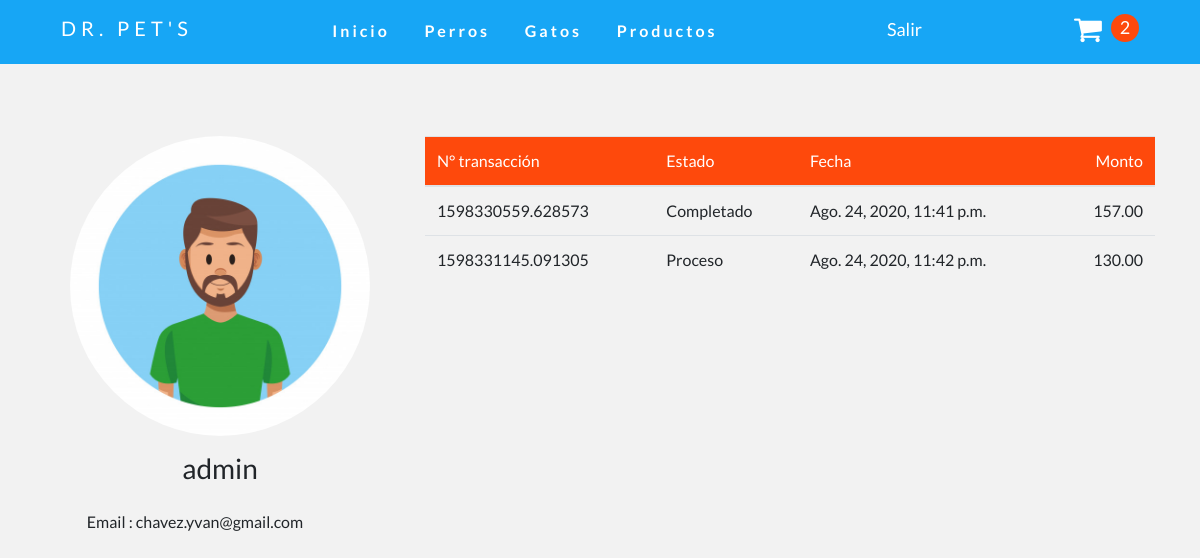
Page /perfil/ (signed in) on the earlier database version.
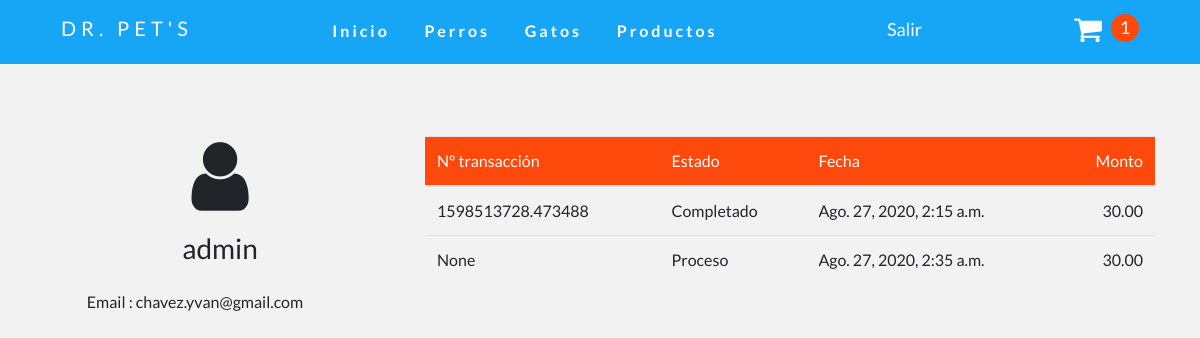
Same page on the later database version.
### store/models.py (models this page shows, shortened)
class User(AbstractBaseUser, PermissionsMixin):
    username = models.CharField('Nombre de usuario', max_length=30, unique=True)
    email = models.EmailField('E-mail', unique=True)
    name = models.CharField('Nombre', max_length=100, blank=True)
    is_active = models.BooleanField('Esta activo?', blank=True, default=True)
    is_staff = models.BooleanField('Es del Equipo?', blank=True, default=True)
    date_joined = models.DateTimeField('Fecha de Registro', auto_now_add=True)
    foto = models.ImageField(upload_to='perfil' , blank=True , null=True)
    objects = UserManager()
    USERNAME_FIELD = 'username'
    REQUIRED_FIELDS = ['email']
    def __str__(self):
        return self.name or self.username
    class Meta:
        verbose_name = 'Usuario'
        verbose_name_plural = 'usuarios'

class Order(models.Model):
    customer = models.ForeignKey(Customer, on_delete=models.SET_NULL, null=True, blank=True,verbose_name="Cliente")
    date_ordered = models.DateTimeField(auto_now_add=True ,verbose_name="Fecha venta")
    complete = models.BooleanField(default=False,verbose_name="Estado")
    transaction_id = models.CharField(max_length=100, null=True,verbose_name="Número de Transacción")
    @property
    def get_cart_total(self):
        orderitems = self.orderitem_set.all()
        total = sum([item.get_total for item in orderitems])
        return total
    @property
    def get_cart_items(self):
        orderitems = self.orderitem_set.all()
        total = sum([item.quantity for item in orderitems])
        return total
    class Meta:
        verbose_name = "Venta"
        verbose_name_plural = "Ventas"

class OrderItem(models.Model):
    product = models.ForeignKey(Product, on_delete=models.CASCADE, null=True)
    order = models.ForeignKey(Order, on_delete=models.SET_NULL, null=True)
    quantity = models.IntegerField(default=0, null=True, blank=True)
    date_added = models.DateTimeField(auto_now_add=True)
    @property
    def get_total(self):
        total = self.product.price * self.quantity
        return total
    class Meta:
        verbose_name = "Detalle venta"
        verbose_name_plural = "Detalles Venta"

class Product(models.Model):
    name = models.CharField("nombre",max_length=200)
    description =models.TextField('Descripción',null=True, blank=False,default="")
    price = models.DecimalField("Precio",max_digits=7, decimal_places=2)
    categories = models.ManyToManyField(Category,verbose_name=('Categorias'))
    digital = models.BooleanField(default=False, null=True, blank=False)
    image1 = models.ImageField("Imagen 1",upload_to="productos", null=True, blank=True)
    image2 = models.ImageField("Imagen 2",upload_to="productos", null=True, blank=True)
    class Meta:
        verbose_name = "Producto"
        verbose_name_plural = "Productos"

class Customer(models.Model):
    user = models.OneToOneField(User, null=True, blank=True, on_delete=models.CASCADE)
    name = models.CharField(max_length=200, null=True)
    email = models.CharField(max_length=200)
    class Meta:
        verbose_name = "Cliente"
        verbose_name_plural = "Clientes"

### store/views.py (the view)
# urls.py: path('perfil/', perfil, name='perfil'),
def perfil(request):
    template_name = 'store/perfil.html'
    orders = Order.objects.filter(customer=request.user.customer)
    if request.user.is_authenticated:
        customer = request.user.customer
        order, created = Order.objects.get_or_create(customer=customer, complete=False)
        cartItems = order.get_cart_items
    else:
        order = {'get_cart_total': 0, 'get_cart_items': 0, 'shipping': False}
        cartItems = order['get_cart_items']
    context = {"orders": orders, 'cartItems': cartItems}
    return render(request, template_name, context)

### store/templates/store/perfil.html (shortened to what this page needs)
{% extends 'store/main.html' %}
{% load static %}
{% block content %}
<div class="row mt-5">
    <div class=" col-lg-4 text-center">
       {% if user.foto %}<img  src="{{ user.foto.url }}" class="rounded-circle" alt="" height="300px">{% else %} <i class="fa fa-user fa-5x"></i> {% endif %}
		 <h3 class="text-center m-3">{{ user.customer.name }}</h3>
        <p class="mt-4 text-center">Email : {{ user.customer.email }}</p>
    </div>
    <div class="col-lg-8">
		<table class="table">
		<thead >
			<tr>
				<th>N° transacción</th>
				<th>Estado</th>
				<th>Fecha</th>
				<th>Monto</th>
			</tr>
		</thead>
		{% for order in orders %}
			<tr>
				<td>{{ order.transaction_id }}</td>
				<td>{% if order.complete %}Completado{% else %} Proceso {% endif %}</td>
				<td>{{ order.date_ordered }}</td>
				<td>{{ order.get_cart_total }}</td>
			</tr>
		{% endfor %}
	</table>
    </div>
</div>
{% endblock content %}

Differences in the rows shown:
removed Order: transaction_id "1598330559.628573", complete "Completado", date_ordered "Ago. 24, 2020, 11:41 p.m.", get_cart_total "157.00"
removed Order: transaction_id "1598331145.091305", complete "Proceso", date_ordered "Ago. 24, 2020, 11:42 p.m.", get_cart_total "130.00"
changed User "admin": foto: picture removed
added Order: transaction_id "1598513728.473488", complete "Completado", date_ordered "Ago. 27, 2020, 2:15 a.m.", get_cart_total "30.00"
added Order: transaction_id "None", complete "Proceso", date_ordered "Ago. 27, 2020, 2:35 a.m.", get_cart_total "30.00"
Other differences:
{{ cartItems }}: "2" → "1"
